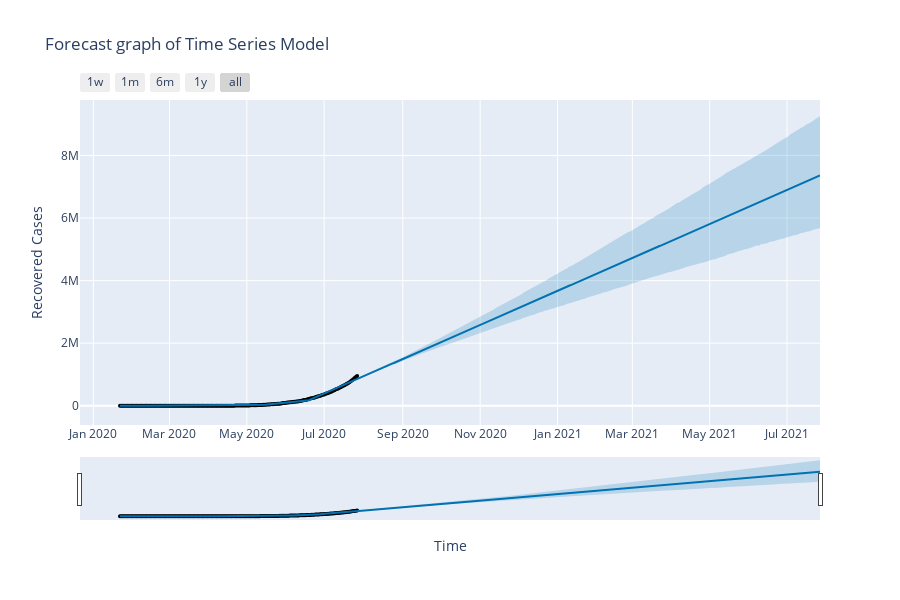

Notebook code for this chart:
### Code cell
fig = plot_plotly(model,prediction,xlabel='Time',ylabel='Recovered Cases')
fig.update_layout(title='Forecast graph of Time Series Model')
fig.show()

### Figure 1 — Plotly figure (JSON) as saved in the notebook; plotly's stock layout.template omitted (floating-point values rounded to 4 significant figures; data arrays with more than 128 entries replaced by an {"elided": "..."} marker saying what was removed)
{"data": [{"marker": {"color": "black", "size": 4}, "mode": "markers", "name": "Actual", "type": "scatter", "x": {"elided": "188 str values"}, "y": {"elided": "188 int values"}}, {"hoverinfo": "skip", "line": {"width": 0}, "mode": "lines", "type": "scatter", "x": {"elided": "553 str values"}, "y": {"elided": "553 float values"}}, {"fill": "tonexty", "fillcolor": "rgba(0, 114, 178, 0.2)", "line": {"color": "#0072B2", "width": 2}, "mode": "lines", "name": "Predicted", "type": "scatter", "x": {"elided": "553 str values"}, "y": {"elided": "553 float values"}}, {"fill": "tonexty", "fillcolor": "rgba(0, 114, 178, 0.2)", "hoverinfo": "skip", "line": {"width": 0}, "mode": "lines", "type": "scatter", "x": {"elided": "553 str values"}, "y": {"elided": "553 float values"}}], "layout": {"height": 600, "showlegend": false, "title": {"text": "Forecast graph of Time Series Model"}, "width": 900, "xaxis": {"rangeselector": {"buttons": [{"count": 7, "label": "1w", "step": "day", "stepmode": "backward"}, {"count": 1, "label": "1m", "step": "month", "stepmode": "backward"}, {"count": 6, "label": "6m", "step": "month", "stepmode": "backward"}, {"count": 1, "label": "1y", "step": "year", "stepmode": "backward"}, {"step": "all"}]}, "rangeslider": {"visible": true}, "title": {"text": "Time"}, "type": "date"}, "yaxis": {"title": {"text": "Recovered Cases"}}}}
